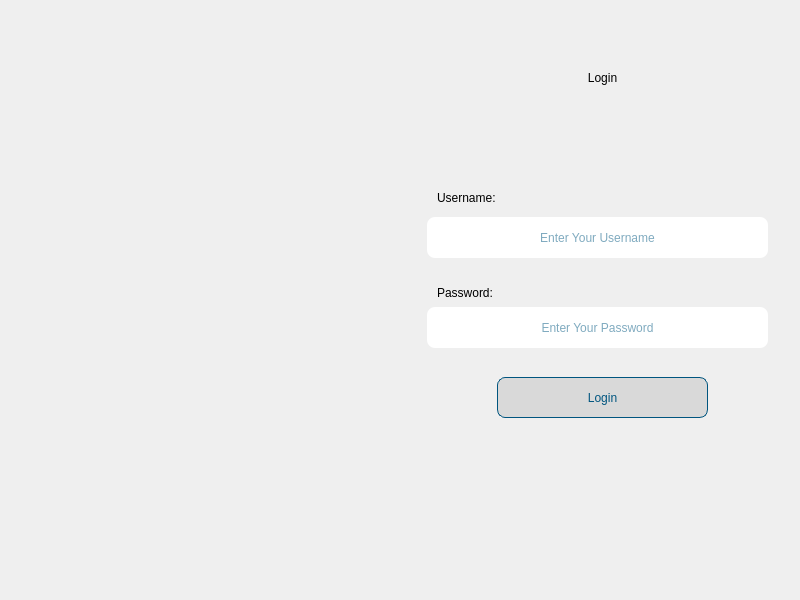
<?xml version="1.0" encoding="UTF-8"?>
<ui version="4.0">
 <class>LoginWindow</class>
 <widget class="QMainWindow" name="LoginWindow">
  <property name="geometry">
   <rect>
    <x>0</x>
    <y>0</y>
    <width>800</width>
    <height>600</height>
   </rect>
  </property>
  <property name="windowTitle">
   <string>PLMGV-Lab :: Login</string>
  </property>
  <property name="styleSheet">
   <string notr="true"> #LoginWindow {
	
	
background-image: url(:/pics/Project-Images/QT-BG-logo.jpg);    background-repeat: no-repeat;
    background-position: center;

}


</string>
  </property>
  <widget class="QWidget" name="centralwidget">
   <widget class="QWidget" name="widget_3" native="true">
    <property name="geometry">
     <rect>
      <x>397</x>
      <y>47</y>
      <width>398</width>
      <height>598</height>
     </rect>
    </property>
    <property name="autoFillBackground">
     <bool>false</bool>
    </property>
    <property name="styleSheet">
     <string notr="true"/>
    </property>
    <widget class="QLabel" name="label">
     <property name="geometry">
      <rect>
       <x>120</x>
       <y>10</y>
       <width>171</width>
       <height>41</height>
      </rect>
     </property>
     <property name="styleSheet">
      <string notr="true">color: rgb(0, 0, 0);
font: 21pt &quot;Lucida Fax&quot;;</string>
     </property>
     <property name="text">
      <string>Login</string>
     </property>
     <property name="scaledContents">
      <bool>false</bool>
     </property>
     <property name="alignment">
      <set>Qt::AlignCenter</set>
     </property>
    </widget>
    <widget class="QLabel" name="label_2">
     <property name="geometry">
      <rect>
       <x>40</x>
       <y>130</y>
       <width>171</width>
       <height>41</height>
      </rect>
     </property>
     <property name="styleSheet">
      <string notr="true">color: rgb(0, 0, 0);
font: 11pt &quot;Lucida Fax&quot;;</string>
     </property>
     <property name="text">
      <string>Username:</string>
     </property>
     <property name="scaledContents">
      <bool>false</bool>
     </property>
     <property name="alignment">
      <set>Qt::AlignLeading|Qt::AlignLeft|Qt::AlignVCenter</set>
     </property>
    </widget>
    <widget class="QLabel" name="label_3">
     <property name="geometry">
      <rect>
       <x>40</x>
       <y>230</y>
       <width>211</width>
       <height>31</height>
      </rect>
     </property>
     <property name="styleSheet">
      <string notr="true">color: rgb(0, 0, 0);
font: 11pt &quot;Lucida Fax&quot;;</string>
     </property>
     <property name="text">
      <string>Password:</string>
     </property>
     <property name="scaledContents">
      <bool>false</bool>
     </property>
     <property name="alignment">
      <set>Qt::AlignLeading|Qt::AlignLeft|Qt::AlignVCenter</set>
     </property>
    </widget>
    <widget class="QLineEdit" name="lineEdit_email">
     <property name="geometry">
      <rect>
       <x>30</x>
       <y>170</y>
       <width>341</width>
       <height>41</height>
      </rect>
     </property>
     <property name="styleSheet">
      <string notr="true">color: rgb(0, 85, 127);
background-color: rgb(255, 255, 255);
border-radius: 8px;
font: 12pt &quot;Lucida Fax&quot;;</string>
     </property>
     <property name="frame">
      <bool>false</bool>
     </property>
     <property name="alignment">
      <set>Qt::AlignCenter</set>
     </property>
     <property name="placeholderText">
      <string>Enter Your Username</string>
     </property>
    </widget>
    <widget class="QLineEdit" name="lineEdit_password">
     <property name="geometry">
      <rect>
       <x>30</x>
       <y>260</y>
       <width>341</width>
       <height>41</height>
      </rect>
     </property>
     <property name="styleSheet">
      <string notr="true">color: rgb(0, 85, 127);
background-color: rgb(255, 255, 255);
border-radius: 8px;
font: 12pt &quot;Lucida Fax&quot;;</string>
     </property>
     <property name="frame">
      <bool>false</bool>
     </property>
     <property name="echoMode">
      <enum>QLineEdit::Password</enum>
     </property>
     <property name="alignment">
      <set>Qt::AlignCenter</set>
     </property>
     <property name="placeholderText">
      <string>Enter Your Password</string>
     </property>
    </widget>
    <widget class="QPushButton" name="pushButton_login">
     <property name="geometry">
      <rect>
       <x>100</x>
       <y>330</y>
       <width>211</width>
       <height>41</height>
      </rect>
     </property>
     <property name="autoFillBackground">
      <bool>false</bool>
     </property>
     <property name="styleSheet">
      <string notr="true">QPushButton
{
	
background-color: rgb(217, 217, 217);
border: 1px solid dark blue;
color: rgb(0, 85, 127);

	border-radius: 8px;
	font: 12pt &quot;Lucida Fax&quot;;
}

QPushButton:Hover 
{
border: 1px solid black;
	color: rgb(0, 0, 0);
	background-color: rgb(147, 147, 147);
	border-radius: 8px;
	font: 12pt &quot;Lucida Fax&quot;;
}</string>
     </property>
     <property name="text">
      <string>Login</string>
     </property>
     <property name="flat">
      <bool>false</bool>
     </property>
    </widget>
   </widget>
  </widget>
 </widget>
 <resources/>
 <connections/>
</ui>
